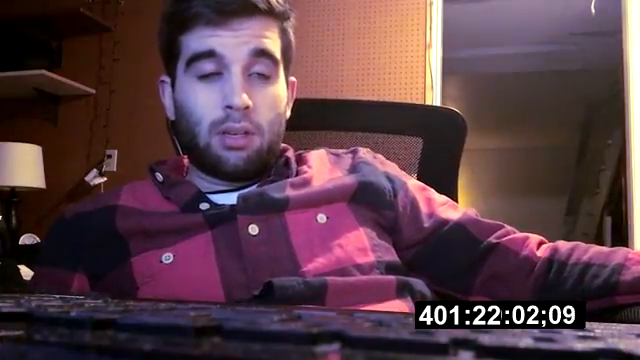
#> input picture frame 70 of SAMPLES/Guy Counts To 1 Million In One Take [ World Record ].mp4, 640 x 360 px
$ python FACE_DETECTION_VIDEO.py
#> lines starting #> are read from the running program, lines starting #| are printed output that depends on the picture; after the words box and inside, x2 and y2 are one past the last pixel; in counts of white or black regions, pixels touching at a corner belong together
import cv2
import cv2.data
import tkinter as tk
from tkinter import messagebox

root = tk.Tk()
root.withdraw()

face_cascade = cv2.CascadeClassifier(cv2.data.haarcascades + "haarcascade_frontalface_default.xml")

if face_cascade.empty():
    raise IOError("cannot load 'haarcascade_frontalface_default.xml'")

cap = cv2.VideoCapture("Guy Counts To 1 Million In One Take [ World Record ].mp4")

frame_count = 0

while True:
    ret,frame = cap.read()
#> frame is the input picture: shape (360, 640, 3); mean B, G, R 69.6, 60.3, 88.3
    if not ret:
        messagebox.showinfo("Info","end of the video cannot read any more frames")
        break
    frame_count += 1

    # if frame_count % 3 == 0:
    small_frame = cv2.resize(frame, (0,0), fx=0.5, fy=0.5 )
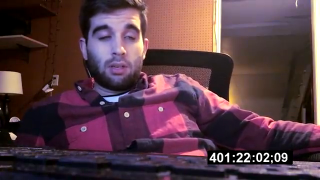
#> small_frame: shape (180, 320, 3); mean B, G, R 69.8, 60.4, 88.5
    gray = cv2.cvtColor(small_frame, cv2.COLOR_BGR2GRAY)
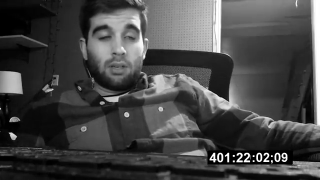
#> gray: shape (180, 320); min 0, max 255, mean 69.9

    faces = face_cascade.detectMultiScale(gray, scaleFactor=1.8, minNeighbors=2)
#> faces = [[78, 6, 78, 78]]

    for (x, y, w, h) in faces:
            x1, y1, w1, h1 = int(x*2), int(y*2), int(w*2), int(h*2)
            cv2.rectangle(frame, (x1,y1),(x1+w1,y1+h1),(0, 244, 0), 5)
#> this loop made 1 pass
#> (x, y, w, h, x1, y1, w1, h1) on pass 1: (78, 6, 78, 78, 156, 12, 156, 156)
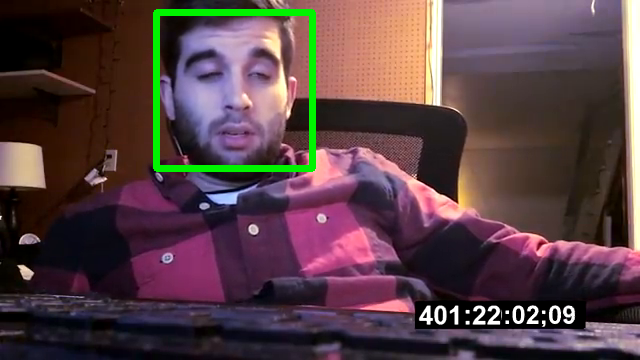
#> frame: shape (360, 640, 3); 1.89% of pixels changed, all inside (x1, y1, x2, y2) = (153, 9, 316, 172)

    cv2.imshow("Face Detection on Video", frame)

    if cv2.waitKey(1) & 0xFF == ord("q"):
#> (key q is pressed here)
        messagebox.showinfo("warning", "User interrupted")
        break
root.destroy()
cap.release
cv2.destroyAllWindows()

$ run again, starting later in the video
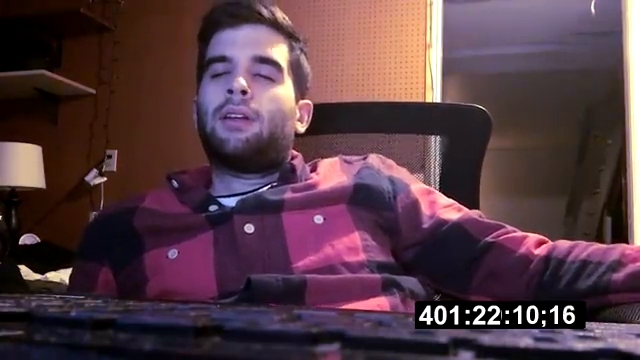
#> input picture frame 317 of SAMPLES/Guy Counts To 1 Million In One Take [ World Record ].mp4, 640 x 360 px
#> frame is the input picture: shape (360, 640, 3); mean B, G, R 67.8, 58.4, 84.9
#> `gray = cv2.cvtColor(small_frame, cv2.COLOR_BGR2GRAY)`:
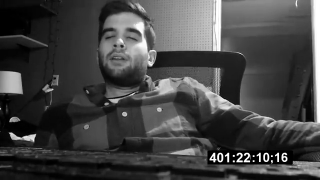
#> gray: shape (180, 320); min 0, max 255, mean 67.5
#> faces = [[82, 6, 78, 78]]
#> the loop `for (x, y, w, h) in faces:` made 1 pass
#> (x, y, w, h, x1, y1, w1, h1) on pass 1: (82, 6, 78, 78, 164, 12, 156, 156)
#> after the loop `for (x, y, w, h) in faces:`:
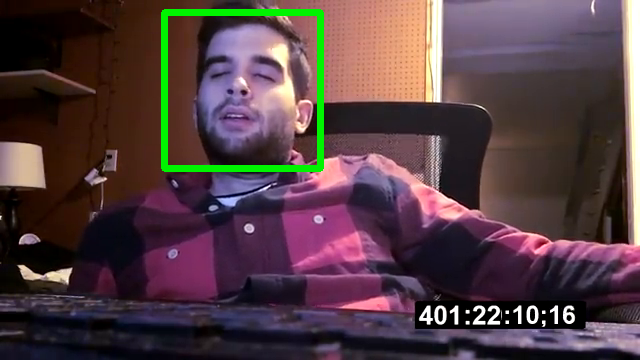
#> frame: shape (360, 640, 3); 1.89% of pixels changed, all inside (x1, y1, x2, y2) = (161, 9, 324, 172)

$ run again, starting later in the video
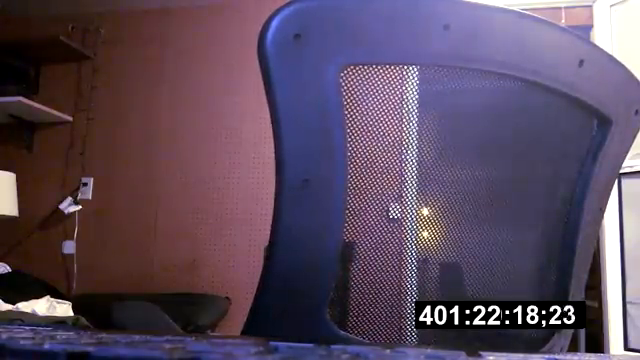
#> input picture frame 564 of SAMPLES/Guy Counts To 1 Million In One Take [ World Record ].mp4, 640 x 360 px
#> frame is the input picture: shape (360, 640, 3); mean B, G, R 93.2, 73.5, 90.2
#> `small_frame = cv2.resize(frame, (0,0), fx=0.5, fy=0.5 )`:
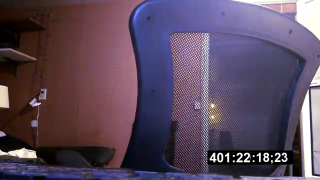
#> small_frame: shape (180, 320, 3); mean B, G, R 93.3, 73.6, 90.4
#> `gray = cv2.cvtColor(small_frame, cv2.COLOR_BGR2GRAY)`:
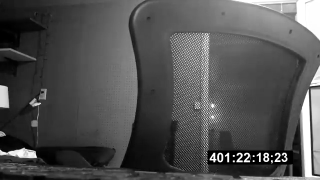
#> gray: shape (180, 320); min 0, max 255, mean 80.9
#> faces = ()
